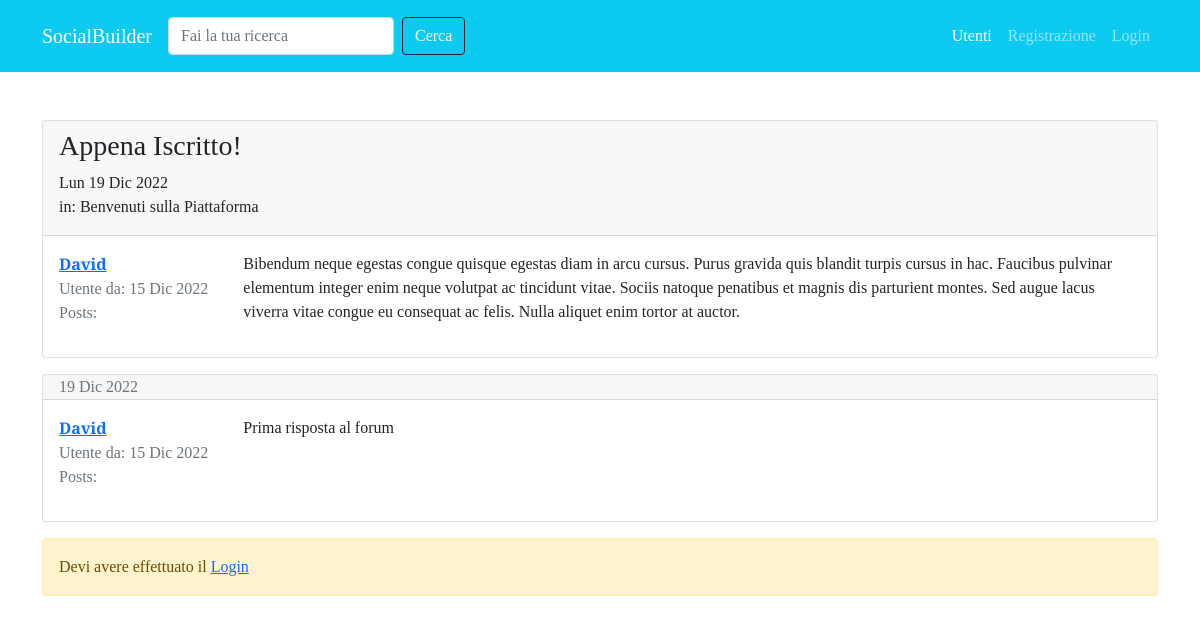
Page /forum/discussione/3 on the committed database.
### forum/models.py (models this page shows, shortened)
class Discussione(models.Model):
    titolo = models.CharField(max_length=120)
    data_creazione = models.DateTimeField(auto_now_add=True)
    autore_discussione = models.ForeignKey(User, on_delete=models.CASCADE, related_name="discussioni")
    sezione_appartenenza = models.ForeignKey(Sezione, on_delete=models.CASCADE)
    class Meta:
        verbose_name = "Discussione"
        verbose_name_plural = "Discussioni"

class Post(models.Model):
    autore_post = models.ForeignKey(User, on_delete=models.CASCADE, related_name="post")
    contenuto = models.TextField()
    data_creazione = models.DateTimeField(auto_now_add=True)
    discussione = models.ForeignKey(Discussione, on_delete=models.CASCADE)
    class Meta:
        verbose_name = "Post"
        verbose_name_plural = "Posts"

class Sezione(models.Model):
    nome_sezione = models.CharField(max_length=80)
    descrizione = models.CharField(max_length=150, blank=True, null= True)
    logo_sezione = models.ImageField(blank=True, null=True)
    def __str__(self):
        return self.nome_sezione
    class Meta:
        verbose_name = "Sezione"
        verbose_name_plural = "Sezioni"

### forum/views.py (the view)
# urls.py: path('discussione/<int:pk>', views.visualizza_discussione, name='discussione'),
def visualizza_discussione(request, pk):
    discussione = get_object_or_404(Discussione, pk= pk)
    posts_discussione = Post.objects.filter(discussione= discussione)
    form_risposta = PostModelForm()
    context = {"discussione": discussione,
               "posts_discussione": posts_discussione,
               "form_risposta": form_risposta}
    return render(request,"forum/singola_discussione.html", context)

### forum/forms.py
class PostModelForm(forms.ModelForm):
    class Meta:
        model = Post
        fields = ["contenuto"]
        widgets = {
            "contenuto" : forms.Textarea(attrs={
                'rows': '5',
            })
        }
        labels = {
            "contenuto": "Messaggio"
        }

### forum/templates/forum/singola_discussione.html (shortened to what this page needs)
{% extends 'base.html' %}
{% load crispy_forms_tags %}
{% block content %}
    {% for post in posts_discussione %}
        <div class="card my-3">
        {% if forloop.first %}
            <div class="card-header pb-0">
                <h3>{{ discussione.titolo }}</h3>
                <p class="muted">{{ discussione.data_creazione|date:"D d M Y"}}
                <br> in: {{ discussione.sezione_appartenenza }}</p>
            </div>
        {% else %}
        <div class="card-header py-0">
            <p class="text-muted mb-0">
                {{ post.data_creazione|date:"d M Y"}}
            </p>
        </div>
        {% endif %}
            <div class="card-body">
                <div class="row">
                    <div class="col-xl-2 col-4">
                        <p class="mb-0"><a href="{% url 'user_profile' username=post.autore_post.username %}"><strong>{{ post.autore_post }}</strong></a> </p>
                        <p class="text-muted mb-0">Utente da: {{ post.autore_post.date_joined|date:"d M Y"}}</p>
                        <p class="text-muted">Posts: {{ post.autore_post.posts.count }} </p>
                    </div>
                    <div class="col-xl-10 col-8">
                        <p class="my-0">{{ post.contenuto|linebreaks }}</p>
                    </div>
                </div>
            </div>
    </div>
    {% endfor %}
    {% if request.user.is_authenticated %}
        {% include 'forum/form_risposta.html' %}
    {% else %}
        <div class="alert alert-warning" role="alert">
            Devi avere effettuato il <a href="{% url 'login' %}?next={{ request.get_full_path }}"> Login</a>
        </div>
    {% endif %}
{% endblock content %}

### static-storage/css/style.css (style rules this page uses)
body { font-family: 'Slabo 27px', serif; }

### rows in the picture
Post: autore_post "David", autore_post.date_joined "15 Dic 2022", contenuto "Bibendum neque egestas congue quisque egestas diam in arcu cursus. Purus gravida quis blandit turpis cursus in hac. Faucibus pulvinar elementum integer enim neque volutpat ac tincidunt vitae. Sociis natoque penatibus et magnis dis parturient montes. Sed augue lacus viverra vitae congue eu consequat ac felis. Nulla aliquet enim tortor at auctor."
Discussione: titolo "Appena Iscritto!", data_creazione "Lun 19 Dic 2022", sezione_appartenenza "Benvenuti sulla Piattaforma"
Post: data_creazione "19 Dic 2022", autore_post "David", autore_post.date_joined "15 Dic 2022", contenuto "Prima risposta al forum"
